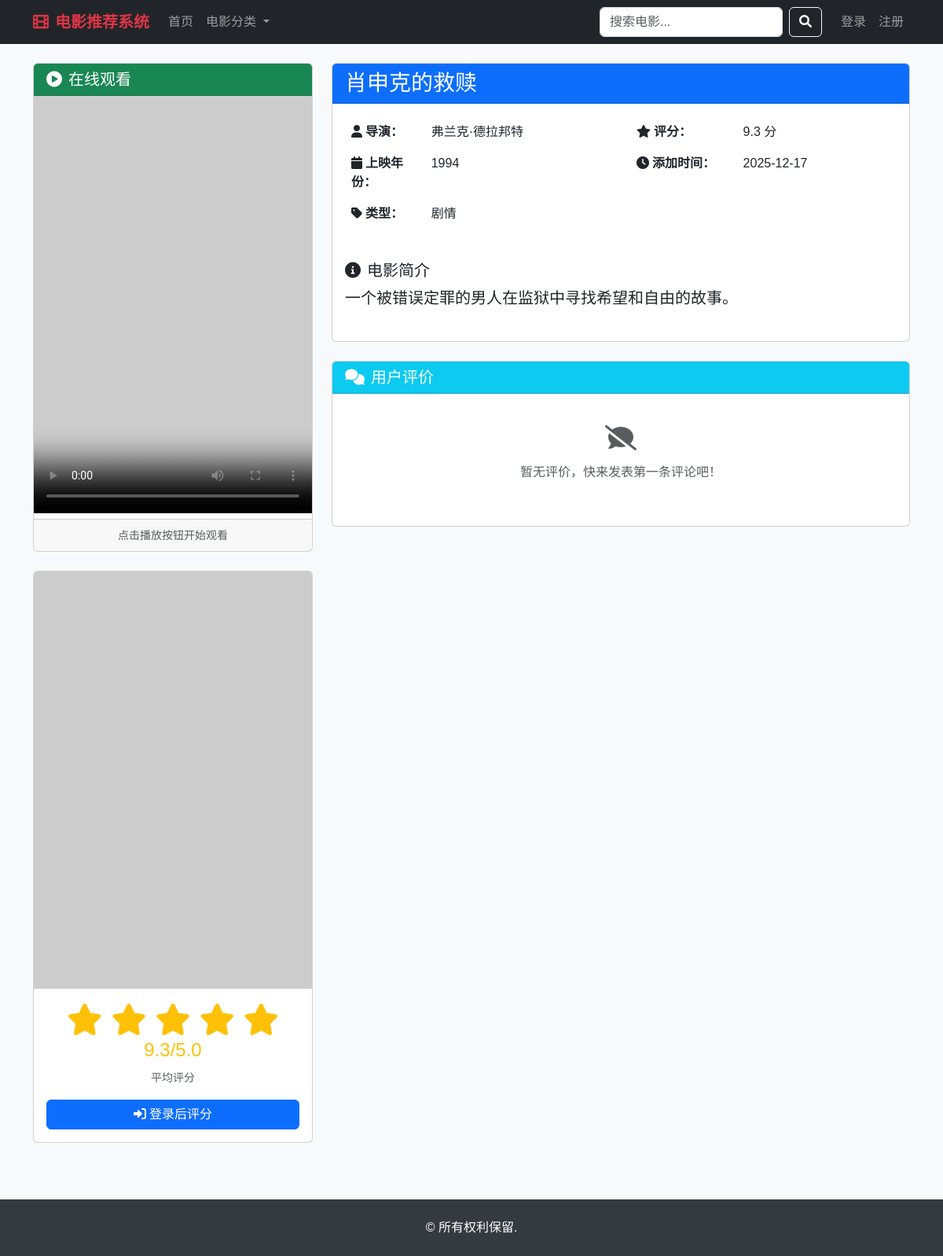
Page /movie/2 on the earlier database version.
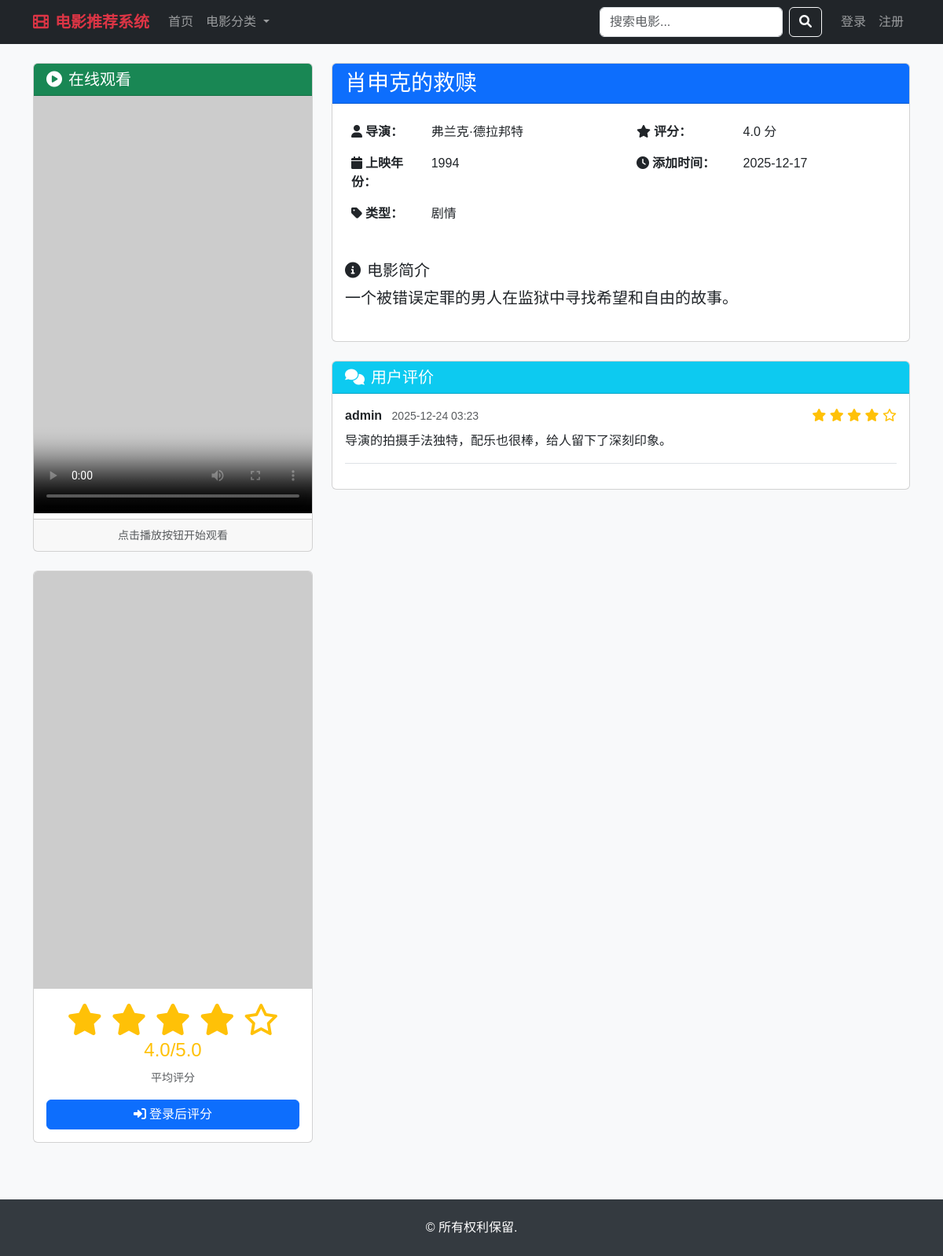
Same page on the later database version.
### tables this page shows
CREATE TABLE movies (
                id INTEGER PRIMARY KEY AUTOINCREMENT,
                title VARCHAR(200) NOT NULL,
                director VARCHAR(100),
                year INTEGER,
                genre VARCHAR(100),
                description TEXT,
                image_url VARCHAR(500),
                rating FLOAT DEFAULT 0.0,
                created_at TIMESTAMP DEFAULT CURRENT_TIMESTAMP
            , video_url VARCHAR(500), video_type VARCHAR(20) DEFAULT 'external');

CREATE TABLE ratings (
                id INTEGER PRIMARY KEY AUTOINCREMENT,
                user_id INTEGER,
                movie_id INTEGER,
                rating INTEGER CHECK (rating >= 1 AND rating <= 5),
                review TEXT,
                created_at TIMESTAMP DEFAULT CURRENT_TIMESTAMP,
                FOREIGN KEY (user_id) REFERENCES users (id),
                FOREIGN KEY (movie_id) REFERENCES movies (id),
                UNIQUE(user_id, movie_id)
            );

CREATE TABLE users (
                id INTEGER PRIMARY KEY AUTOINCREMENT,
                username VARCHAR(50) UNIQUE NOT NULL,
                password VARCHAR(100) NOT NULL,
                email VARCHAR(100),
                role VARCHAR(20) DEFAULT 'user',
                created_at TIMESTAMP DEFAULT CURRENT_TIMESTAMP
            );

### app.py (the view)
@app.route('/movie/<int:movie_id>')
def movie_detail(movie_id):
    movie = execute_db_query(
        "SELECT * FROM movies WHERE id = ?",
        (movie_id,),
        fetch_one=True
    )
    if not movie:
        return "电影不存在", 404
    ratings = execute_db_query(
        '''SELECT r.*, u.username
           FROM ratings r
           JOIN users u ON r.user_id = u.id
           WHERE r.movie_id = ?
           ORDER BY r.created_at DESC''',
        (movie_id,),
        fetch_all=True
    )
    user_rating = None
    if check_login():
        user_rating = execute_db_query(
            "SELECT * FROM ratings WHERE user_id = ? AND movie_id = ?",
            (session['user_id'], movie_id),
            fetch_one=True
        )
    return render_template('movie_detail.html',
                         movie=movie,
                         ratings=ratings,
                         user_rating=user_rating,
                         user=session)

### app.py (called while the page is built, shortened)
def get_db_connection():
    conn = sqlite3.connect(DATABASE)
    conn.row_factory = sqlite3.Row  # 使结果可以通过列名访问
    return conn

def execute_db_query(query, params=None, fetch_one=False, fetch_all=False, commit=False):
    conn = None
    try:
        conn = get_db_connection()
        cursor = conn.cursor()
        if params:
            cursor.execute(query, params)
        else:
            cursor.execute(query)
        if commit:
            conn.commit()
        if fetch_one:
            result = cursor.fetchone()
            return dict(result) if result else None
        elif fetch_all:
            results = cursor.fetchall()
            return [dict(row) for row in results]
        return cursor.lastrowid if cursor.lastrowid else True
    finally:
        if conn:
            conn.close()

def check_login():
    return 'user_id' in session

### templates/movie_detail.html (shortened to what the changed rows need)
{% extends "base.html" %}
{% block content %}
<div class="row">
    <div class="col-md-4 mb-4">
        <div class="card">
            <div class="card-body">
                {% if movie.rating %}
                <div class="text-center mb-3">
                    <div class="rating-stars display-6">
                        {% for i in range(5) %}
                            {% if i < movie.rating|int %}
                                <i class="fas fa-star"></i>
                            {% else %}
                                <i class="far fa-star"></i>
                            {% endif %}
                        {% endfor %}
                    </div>
                    <h4 class="text-warning">{{ "%.1f"|format(movie.rating) }}/5.0</h4>
                    <small class="text-muted">平均评分</small>
                </div>
                {% endif %}
            </div>
        </div>
    </div>
    <div class="col-md-8">
        <div class="card">
            <div class="card-header bg-primary text-white">
                <h3 class="mb-0">{{ movie.title }}</h3>
            </div>
            <div class="card-body">
                <div class="row mb-4">
                    <div class="col-md-6">
                        <table class="table table-borderless">
                            <tr>
                                <th width="30%"><i class="fas fa-user me-1"></i>导演：</th>
                                <td>{{ movie.director or '未知' }}</td>
                            </tr>
                            <tr>
                                <th><i class="fas fa-calendar me-1"></i>上映年份：</th>
                                <td>{{ movie.year or '未知' }}</td>
                            </tr>
                            <tr>
                                <th><i class="fas fa-tag me-1"></i>类型：</th>
                                <td>{{ movie.genre or '未知' }}</td>
                            </tr>
                        </table>
                    </div>
                    <div class="col-md-6">
                        <table class="table table-borderless">
                            <tr>
                                <th width="40%"><i class="fas fa-star me-1"></i>评分：</th>
                                <td>
                                    {% if movie.rating %}
                                        {{ "%.1f"|format(movie.rating) }} 分
                                    {% else %}
                                        <span class="text-muted">暂无评分</span>
                                    {% endif %}
                                </td>
                            </tr>
                            <tr>
                                <th><i class="fas fa-clock me-1"></i>添加时间：</th>
                                <td>{{ movie.created_at[:10] if movie.created_at else '未知' }}</td>
                            </tr>
                        </table>
                    </div>
                </div>
                <div class="mb-4">
                    <h5><i class="fas fa-info-circle me-2"></i>电影简介</h5>
                    <p class="lead">{{ movie.description or '暂无简介' }}</p>
                </div>
            </div>
        </div>
        <div class="card mt-4">
            <div class="card-body">
                {% if ratings %}
                    {% for rating in ratings %}
                    <div class="mb-3 pb-3 border-bottom">
                        <div class="d-flex justify-content-between align-items-center mb-2">
                            <div>
                                <strong>{{ rating.username }}</strong>
                                <small class="text-muted ms-2">{{ rating.created_at[:16] }}</small>
                            </div>
                            <div class="rating-stars">
                                {% for i in range(5) %}
                                    {% if i < rating.rating %}
                                        <i class="fas fa-star"></i>
                                    {% else %}
                                        <i class="far fa-star"></i>
                                    {% endif %}
                                {% endfor %}
                            </div>
                        </div>
                        {% if rating.review %}
                        <p class="mb-0">{{ rating.review }}</p>
                        {% else %}
                        <p class="text-muted mb-0">该用户没有留下评论</p>
                        {% endif %}
                    </div>
                    {% endfor %}
                {% else %}
                    <div class="text-center py-4">
                        <i class="fas fa-comment-slash fa-2x text-muted mb-3"></i>
                        <p class="text-muted">暂无评价，快来发表第一条评论吧！</p>
                    </div>
                {% endif %}
            </div>
        </div>
    </div>
</div>
{% endblock %}

Differences in the rows shown:
changed movies "肖申克的救赎": rating "9.3" → "4.0"
added ratings: username "admin", created_at "2025-12-24 03:23", rating 4 (drawn), review "导演的拍摄手法独特，配乐也很棒，给人留下了深刻印象。"
Other differences:
text no longer shown: "暂无评价，快来发表第一条评论吧！"
